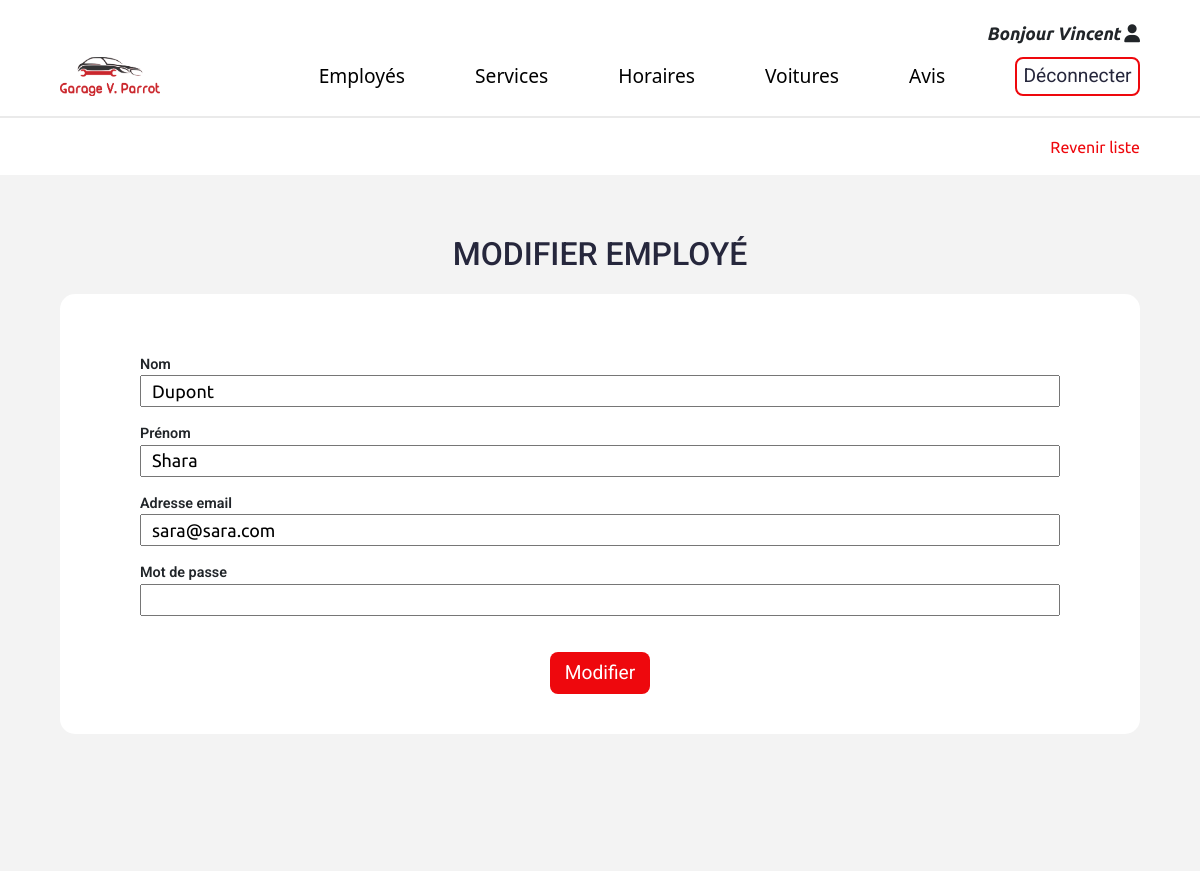
The page /admin/modifier-employe.php?id=2 (signed in) on the database its author committed.
### tables this page shows
CREATE TABLE IF NOT EXISTS employees (
  id int(11) NOT NULL PRIMARY KEY AUTO_INCREMENT,
  lastname VARCHAR(25) NOT NULL, 
  name VARCHAR(25) NOT NULL, 
  email VARCHAR(255) NOT NULL, 
  password VARCHAR(255) NOT NULL, 
  role VARCHAR(20)
);

### lib/employees.php (called while the page is built, shortened)
<?php
function getEmployeesById(PDO $pdo, int|string $id): array|bool
{
  $query = $pdo->prepare("SELECT * FROM employees WHERE id=:id");
  $query->bindValue(":id", $id, PDO::PARAM_INT);
  $query->execute();
  $result = $query->fetch(PDO::FETCH_ASSOC);
  return $result;
}

### admin/modifier-employe.php (the view, shortened to what this page needs)
<?php
require_once __DIR__ . "/../lib/pdo.php";
require_once __DIR__ . "/../lib/employees.php";
require_once __DIR__ . "/templates/header-admin.php";
$formEmployee = [
  'lastname' => '',
  'name' => '',
  'email' => '',
  'password' => ''
];
if (isset($_GET['id'])) {
  $employee = getEmployeesById($pdo, $_GET['id']);
}
?>
<div class="wrapper">
  <div class="breadcrumbs breadcrumbs-connection">
    <div class="go-back-list">
      <a href="/admin/liste-employes.php">Revenir liste</a>
    </div>
  </div>
  <section class="connection sections" id="connection">
    <h1 class="header-titles">Modifier employé</h1>
    <?php if ($formEmployee !== false) { ?>
      <div class="connection-wrapper">
        <form action="<?php echo $_SERVER['PHP_SELF'] ?>" method="POST">
          <div class="connection-form">
            <div class="form-group">
              <label for="lastname">Nom</label>
              <input type="text" name="lastname" id="lastname" minlength="3" maxlength="25" placeholder="Dupont" value=<?= htmlspecialchars($employee['lastname'] ?? $formEmployee['lastname']); ?>>
            </div>
            <div class="form-group">
              <label for="name">Prénom</label>
              <input type="text" name="name" id="name" minlength="3" maxlength="25" placeholder="Guillaume" value=<?= htmlspecialchars($employee['name'] ?? $formEmployee['name']); ?>>
            </div>
            <div class="form-group">
              <label for="email">Adresse email</label>
              <input type="text" name="email" id="email" minlength="15" maxlength="40" placeholder="email@example.fr" value=<?= htmlspecialchars($employee['email'] ?? $formEmployee['email']); ?>>
            </div>
            <div class="form-group">
              <label for="password">Mot de passe</label>
              <input type="password" name="password" id="password" minlength="8" maxlength="20">
            </div>
          </div>
          <div class="form-btn">
            <button type="submit" name="saveEmployee" class="btn-fill">Modifier</button>
          </div>
        </form>
      </div>
  </section>
</div>
<?php } ?>
<?php
require_once __DIR__ . "/templates/footer-admin.php";
?>

### assets/css/style.css (style rules this page uses)
:root { --primary: #ee080d; --secondary: #fdc0c8; --grayLight: #f3f3f3; --grayDark: #898989; --font: #26273c; --bs-nav-link-color: var(--primary); --bs-link-color: var(--primary); --bs-link-hover-color: var(--secondary); --bs-card-color: var(--primary); --overlay: rgba(28, 28, 28, 0.7); --max-width: 2000px; --max-wrapper: 1200px; }
* { margin: 0; padding: 0; -webkit-box-sizing: border-box; box-sizing: border-box; }
html { scroll-behavior: smooth; }
body { font-family: 'Ubuntu', sans-serif; font-size: 1.125rem; line-height: 1.5; overflow-x: hidden; display:flex; flex-direction: column; min-height: 100vh; }
a { color: #000; text-decoration: none; outline:none; }
input::placeholder { color:var(--grayDark); }
.wrapper { width: 100%; max-width: var(--max-width); margin: 0 auto; padding: 0; }
.header-titles { text-align: center; margin: 50px 0 30px; font-weight: 500; text-transform: uppercase; color: var(--font); font-family: 'Roboto', sans-serif; position: relative; }
.sections { margin: 10px 0 0; padding: 20px 20px 60px; }
.btn-fill { border: none; padding: 0.2rem 0.4rem; border-radius: 0.5rem; background-color: var(--primary); color: #fff; display: inline-block; cursor: pointer; font-family: 'Roboto', sans-serif; }
.header-titles { font-size: 1.5rem; }
.breadcrumbs { display:-webkit-box; display:-ms-flexbox; display:flex; -webkit-box-align: center; -ms-flex-align: center; align-items: center; -webkit-box-pack: justify; -ms-flex-pack: justify; justify-content: space-between; width: 100%; padding: 20px; background-color: #fff; border-top:2px solid #00000015; }
.breadcrumbs li a, .go-back-list a { padding:0; margin:0; color: var(--font); text-decoration: none; line-height: 1rem; font-size: 1rem; font-weight: 400; color:var(--primary); }
.breadcrumbs .go-back-list { padding:0; margin:0; line-height: 1rem; text-align: end; }
@media (min-width: 992px) { .breadcrumbs { padding: 20px 60px; } }
@media (min-width: 992px) { .header-titles { font-size: 2rem; } }
@media (min-width: 992px) { .btn-fill { border:2px solid transparent; padding: 0.3rem 0.8rem; border-radius: 0.5rem; font-size: 1.2rem; -webkit-transition: all 0.2s ease; -o-transition: all 0.2s ease; transition: all 0.2s ease; } }
.form-btn { width: 100%; text-align: center; }
.connection { background-color: var(--grayLight); padding:20px; min-height: 87vh; margin:0; }
.connection-wrapper form { width: 100%; }
.connection .connection-wrapper { background-color: #fff; padding: 20px 10px 40px; width: 100%; margin: 20px auto 40px; border-radius: 15px; max-width: var(--max-wrapper); }
.connection-form { width: 100%; padding: 10px; }
.connection-form input { width: 100%; display: inline-block; }
.connection-form label { font-size: 0.9rem; font-weight: 600; font-family: 'Roboto', sans-serif; margin: 0; padding: 0; display: block; }
.connection-form input { height: 2rem; padding: 0 10px; }
@media (min-width: 992px) { .connection { padding:60px; } }
@media (min-width: 992px) { .connection-form { -webkit-box-orient: horizontal; -webkit-box-direction: normal; -ms-flex-direction: row; flex-direction: row; gap: 30px; -webkit-box-align: start; -ms-flex-align: start; align-items: flex-start; margin-bottom: 0; padding:20px; } }
@media (min-width: 992px) { .connection .connection-wrapper { max-width: var(--max-wrapper); margin:20px auto; padding:40px 60px; } }
.breadcrumbs.breadcrumbs-connection { display:-webkit-box; display:-ms-flexbox; display:flex; -webkit-box-align: center; -ms-flex-align: center; align-items: center; -webkit-box-pack: end; -ms-flex-pack: end; justify-content: flex-end; }
.connection .header-titles { padding:0; margin:0 auto; text-align:start; max-width: var(--max-wrapper); text-align: center; }
@media screen and (min-width:992px) { .connection-wrapper { padding:20px 60px; } }

### rows shown on the page
employees: lastname "Dupont", name "Shara", email "sara@sara.com"

### other values the page prints
$_SESSION['user']['name'] "Vincent"
